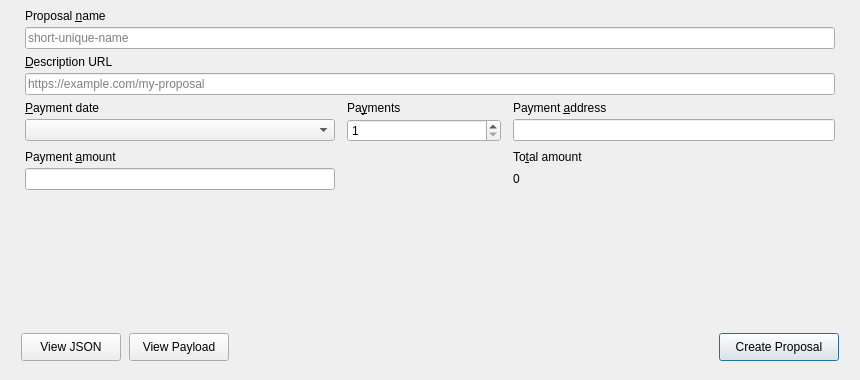
<?xml version="1.0" encoding="UTF-8"?>
<ui version="4.0">
 <class>ProposalCreate</class>
 <widget class="QDialog" name="ProposalCreate">
  <property name="geometry">
     <rect>
      <x>0</x>
      <y>0</y>
      <width>860</width>
      <height>380</height>
     </rect>
  </property>
  <property name="minimumSize">
    <size>
      <width>860</width>
      <height>380</height>
    </size>
  </property>
  <property name="windowTitle">
   <string>New proposal</string>
  </property>
   <layout class="QVBoxLayout" name="verticalLayout">
    <property name="leftMargin">
     <number>12</number>
    </property>
    <property name="topMargin">
     <number>0</number>
    </property>
    <property name="rightMargin">
     <number>12</number>
    </property>
    <property name="bottomMargin">
     <number>10</number>
    </property>
    <property name="spacing">
     <number>6</number>
    </property>
   <item>
    <widget class="QStackedWidget" name="stackedWidget">
     <widget class="QWidget" name="pageDetails">
      <layout class="QVBoxLayout" name="detailsLayout">
       <item>
        <layout class="QVBoxLayout" name="nameFieldLayout">
         <property name="leftMargin">
          <number>4</number>
         </property>
         <property name="rightMargin">
          <number>4</number>
         </property>
         <property name="spacing">
          <number>4</number>
         </property>
         <item>
          <widget class="QLabel" name="labelName">
           <property name="text">
            <string>Proposal &amp;name</string>
           </property>
           <property name="buddy">
            <cstring>editName</cstring>
           </property>
          </widget>
         </item>
         <item>
          <widget class="QLineEdit" name="editName">
           <property name="sizePolicy">
            <sizepolicy hsizetype="Expanding" vsizetype="Fixed">
             <horstretch>0</horstretch>
             <verstretch>0</verstretch>
            </sizepolicy>
           </property>
           <property name="placeholderText">
            <string notr="true">short-unique-name</string>
           </property>
           <property name="maximumHeight">
            <number>24</number>
           </property>
          </widget>
         </item>
        </layout>
       </item>
       <item>
        <layout class="QVBoxLayout" name="urlFieldLayout">
         <property name="leftMargin">
          <number>4</number>
         </property>
         <property name="rightMargin">
          <number>4</number>
         </property>
         <property name="spacing">
          <number>4</number>
         </property>
         <item>
          <widget class="QLabel" name="labelUrl">
           <property name="text">
            <string>&amp;Description URL</string>
           </property>
           <property name="buddy">
            <cstring>editUrl</cstring>
           </property>
          </widget>
         </item>
         <item>
          <widget class="QLineEdit" name="editUrl">
           <property name="sizePolicy">
            <sizepolicy hsizetype="Expanding" vsizetype="Fixed">
             <horstretch>0</horstretch>
             <verstretch>0</verstretch>
            </sizepolicy>
           </property>
           <property name="placeholderText">
            <string notr="true">https://example.com/my-proposal</string>
           </property>
           <property name="maximumHeight">
            <number>24</number>
           </property>
          </widget>
         </item>
        </layout>
       </item>
       <item>
        <layout class="QGridLayout" name="fieldsGridLayout" columnstretch="2,1,2,0">
         <property name="leftMargin">
          <number>4</number>
         </property>
         <property name="rightMargin">
          <number>4</number>
         </property>
         <property name="horizontalSpacing">
          <number>12</number>
         </property>
         <property name="verticalSpacing">
          <number>4</number>
         </property>
         <item row="0" column="0">
          <widget class="QLabel" name="labelFirstPayment">
           <property name="text">
            <string>&amp;Payment date</string>
           </property>
           <property name="buddy">
            <cstring>comboFirstPayment</cstring>
           </property>
          </widget>
         </item>
         <item row="0" column="1">
          <widget class="QLabel" name="labelPaymentsInline">
           <property name="text">
            <string>Pa&amp;yments</string>
           </property>
           <property name="buddy">
            <cstring>spinPayments</cstring>
           </property>
          </widget>
         </item>
         <item row="0" column="2" colspan="2">
          <widget class="QLabel" name="labelPayAddr">
           <property name="text">
            <string>Payment &amp;address</string>
           </property>
           <property name="buddy">
            <cstring>editPayAddr</cstring>
           </property>
          </widget>
         </item>
         <item row="1" column="0">
          <widget class="QComboBox" name="comboFirstPayment">
           <property name="sizePolicy">
            <sizepolicy hsizetype="Ignored" vsizetype="Fixed">
             <horstretch>0</horstretch>
             <verstretch>0</verstretch>
            </sizepolicy>
           </property>
           <property name="minimumWidth">
            <number>140</number>
           </property>
           <property name="maximumHeight">
            <number>24</number>
           </property>
          </widget>
         </item>
         <item row="1" column="1">
          <widget class="QSpinBox" name="spinPayments">
           <property name="sizePolicy">
            <sizepolicy hsizetype="Expanding" vsizetype="Fixed">
             <horstretch>0</horstretch>
             <verstretch>0</verstretch>
            </sizepolicy>
           </property>
           <property name="minimumWidth">
            <number>80</number>
           </property>
           <property name="maximumHeight">
            <number>24</number>
           </property>
           <property name="minimum">
            <number>1</number>
           </property>
           <property name="maximum">
            <number>12</number>
           </property>
           <property name="value">
            <number>1</number>
           </property>
          </widget>
         </item>
         <item row="1" column="2" colspan="2">
          <widget class="QValidatedLineEdit" name="editPayAddr">
           <property name="sizePolicy">
            <sizepolicy hsizetype="Ignored" vsizetype="Fixed">
             <horstretch>0</horstretch>
             <verstretch>0</verstretch>
            </sizepolicy>
           </property>
           <property name="minimumWidth">
            <number>200</number>
           </property>
           <property name="maximumHeight">
            <number>24</number>
           </property>
          </widget>
         </item>
         <item row="2" column="0" colspan="4">
          <spacer name="gridRowSpacer">
           <property name="orientation">
            <enum>Qt::Vertical</enum>
           </property>
           <property name="sizeType">
            <enum>QSizePolicy::Fixed</enum>
           </property>
           <property name="sizeHint" stdset="0">
            <size>
             <width>0</width>
             <height>4</height>
            </size>
           </property>
          </spacer>
         </item>
         <item row="3" column="0">
          <widget class="QLabel" name="labelPayAmt">
           <property name="text">
            <string>Payment &amp;amount</string>
           </property>
           <property name="buddy">
            <cstring>paymentAmount</cstring>
           </property>
          </widget>
         </item>
         <item row="3" column="2">
          <widget class="QLabel" name="labelTotal">
           <property name="text">
            <string>To&amp;tal amount</string>
           </property>
           <property name="buddy">
            <cstring>labelTotalValue</cstring>
           </property>
          </widget>
         </item>
         <item row="4" column="0">
          <widget class="BitcoinAmountField" name="paymentAmount">
           <property name="sizePolicy">
            <sizepolicy hsizetype="Ignored" vsizetype="Fixed">
             <horstretch>0</horstretch>
             <verstretch>0</verstretch>
            </sizepolicy>
           </property>
           <property name="minimumWidth">
            <number>140</number>
           </property>
           <property name="toolTip">
            <string>The amount to request in a single payment</string>
           </property>
          </widget>
         </item>
         <item row="4" column="1">
          <spacer name="row4Spacer">
           <property name="orientation">
            <enum>Qt::Horizontal</enum>
           </property>
           <property name="sizeType">
            <enum>QSizePolicy::Ignored</enum>
           </property>
           <property name="sizeHint" stdset="0">
            <size>
             <width>0</width>
             <height>0</height>
            </size>
           </property>
          </spacer>
         </item>
         <item row="4" column="2">
          <widget class="QLabel" name="labelTotalValue">
           <property name="text">
            <string notr="true">0</string>
           </property>
           <property name="sizePolicy">
            <sizepolicy hsizetype="Preferred" vsizetype="Fixed">
             <horstretch>0</horstretch>
             <verstretch>0</verstretch>
            </sizepolicy>
           </property>
           <property name="minimumWidth">
            <number>190</number>
           </property>
           <property name="minimumHeight">
            <number>24</number>
           </property>
           <property name="alignment">
            <set>Qt::AlignLeft|Qt::AlignVCenter</set>
           </property>
          </widget>
         </item>
        </layout>
       </item>
       <item>
        <spacer name="detailsVerticalSpacer">
         <property name="orientation">
          <enum>Qt::Vertical</enum>
         </property>
         <property name="sizeHint" stdset="0">
          <size>
           <width>0</width>
           <height>0</height>
          </size>
         </property>
        </spacer>
       </item>
       <!-- Button row: [View JSON] [View Payload] ... [Create Proposal] -->
       <item>
        <layout class="QHBoxLayout" name="detailsButtonsLayout">
         <property name="spacing">
          <number>8</number>
         </property>
         <item>
          <widget class="QPushButton" name="btnViewJson">
           <property name="text">
            <string>View JSON</string>
           </property>
           <property name="sizePolicy">
            <sizepolicy hsizetype="Fixed" vsizetype="Fixed">
             <horstretch>0</horstretch>
             <verstretch>0</verstretch>
            </sizepolicy>
           </property>
           <property name="minimumSize">
            <size>
             <width>100</width>
             <height>28</height>
            </size>
           </property>
           <property name="autoDefault">
            <bool>false</bool>
           </property>
          </widget>
         </item>
         <item>
          <widget class="QPushButton" name="btnViewPayload">
           <property name="text">
            <string>View Payload</string>
           </property>
           <property name="sizePolicy">
            <sizepolicy hsizetype="Fixed" vsizetype="Fixed">
             <horstretch>0</horstretch>
             <verstretch>0</verstretch>
            </sizepolicy>
           </property>
           <property name="minimumSize">
            <size>
             <width>100</width>
             <height>28</height>
            </size>
           </property>
           <property name="autoDefault">
            <bool>false</bool>
           </property>
          </widget>
         </item>
         <item>
          <widget class="QLabel" name="labelError">
           <property name="text">
            <string notr="true"/>
           </property>
           <property name="sizePolicy">
            <sizepolicy hsizetype="Expanding" vsizetype="Preferred">
             <horstretch>1</horstretch>
             <verstretch>0</verstretch>
            </sizepolicy>
           </property>
           <property name="alignment">
            <set>Qt::AlignLeft|Qt::AlignVCenter</set>
           </property>
           <property name="styleSheet">
            <string>margin-left: 8px;</string>
           </property>
          </widget>
         </item>
         <item>
          <widget class="QPushButton" name="btnCreate">
           <property name="text">
            <string>Create Proposal</string>
           </property>
           <property name="sizePolicy">
            <sizepolicy hsizetype="Fixed" vsizetype="Fixed">
             <horstretch>0</horstretch>
             <verstretch>0</verstretch>
            </sizepolicy>
           </property>
           <property name="minimumSize">
            <size>
             <width>120</width>
             <height>28</height>
            </size>
           </property>
           <property name="default">
            <bool>true</bool>
           </property>
          </widget>
         </item>
        </layout>
       </item>
      </layout>
     </widget>
    </widget>
   </item>
  </layout>
 </widget>
 <customwidgets>
  <customwidget>
   <class>QValidatedLineEdit</class>
   <extends>QLineEdit</extends>
   <header>qt/qvalidatedlineedit.h</header>
   <container>0</container>
  </customwidget>
  <customwidget>
   <class>BitcoinAmountField</class>
   <extends>QLineEdit</extends>
   <header>qt/bitcoinamountfield.h</header>
  </customwidget>
 </customwidgets>
  <tabstops>
   <tabstop>editName</tabstop>
   <tabstop>editUrl</tabstop>
   <tabstop>comboFirstPayment</tabstop>
   <tabstop>spinPayments</tabstop>
   <tabstop>editPayAddr</tabstop>
   <tabstop>paymentAmount</tabstop>
   <tabstop>btnCreate</tabstop>
  </tabstops>
 <resources/>
 <connections/>
</ui>
